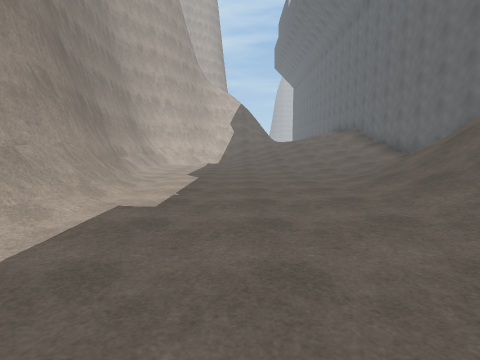
view 1 (above)

16 first-person views from a walk through a scene from a Unity 3-D project. The camera is 1.5 m above the floor, tilts 6° down and sees 80° across. The floor is counted in squares, 2 m on a side. Each view is taken from the middle of a square. On the plan, view 1 faces up. The plan holds only what a view shows up to about 10 squares ahead; the rest is blank. The place goes on beyond the plan. Surface patterns are stand-ins for the level's own textures.

view 2
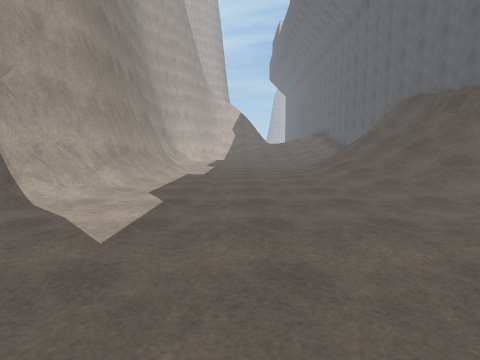

view 3
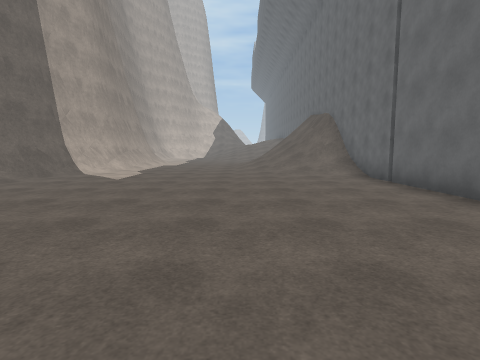

view 4
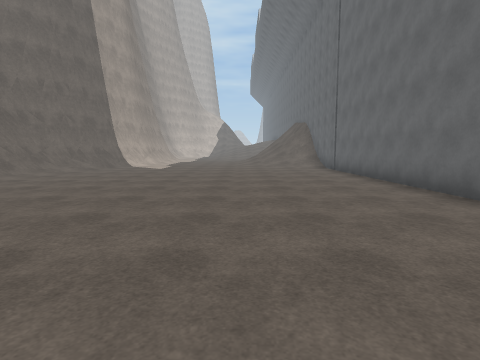

view 5
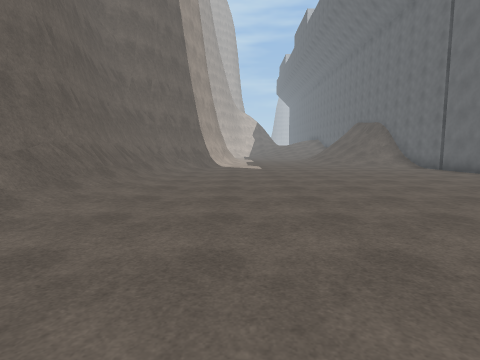

view 6
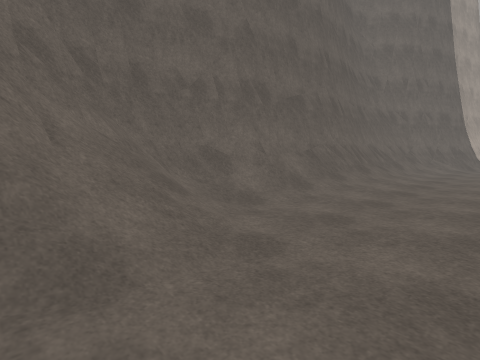

view 7
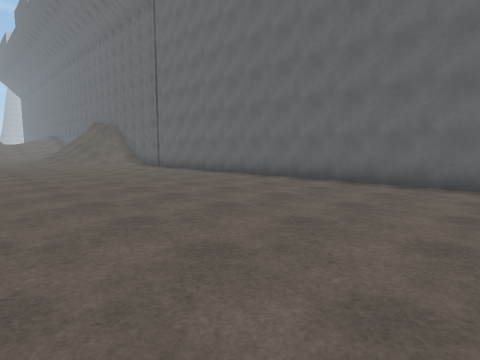

view 8
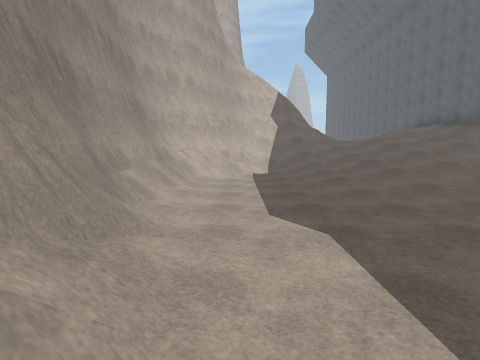

view 9
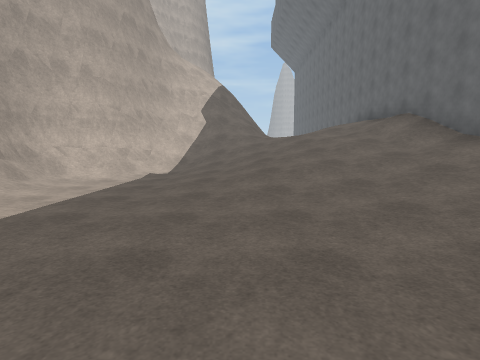

view 10
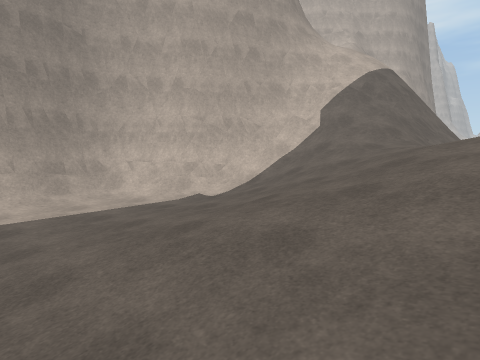

view 11
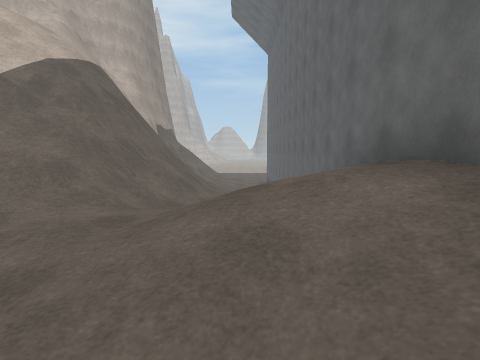

view 12
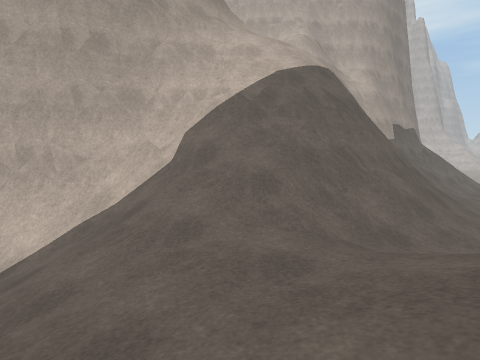

view 13
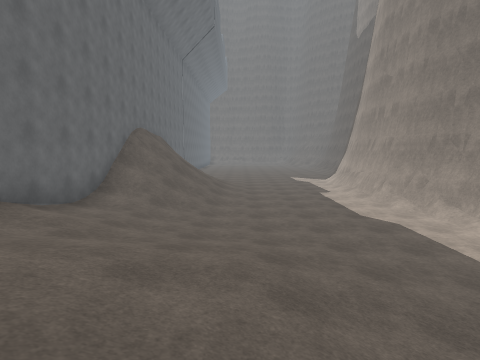

view 14
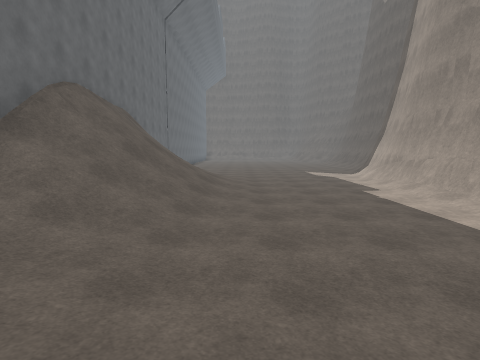

view 15
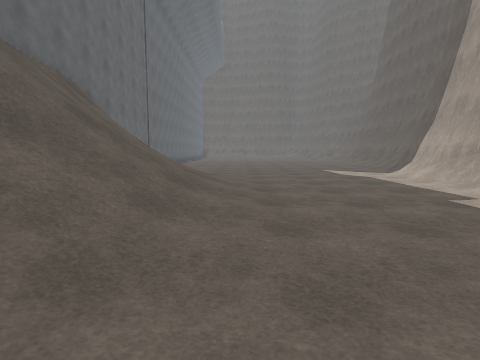

view 16
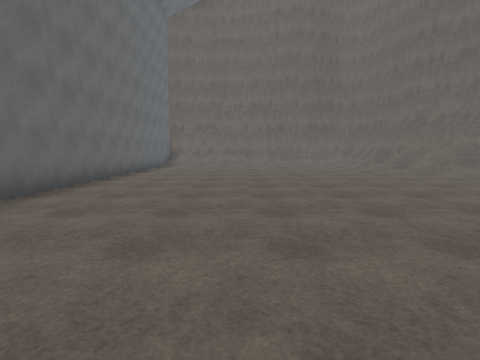

### Floor plan
Key: @ floor where view 1 was taken; # wall or solid block; . floor; / step, stairs or slope; = window, fence, low wall or low ledge.
Columns run from 6 left of view 1 to 6 right of it. Each row starts with its distance up from view 1.
 21    ##  ##// #
 20    ######// #
 19    ###=///  #
 18     ##///// #
 17     #///////#
 16    ##///////#
 15   ##////////#
 14   #/////////#
 13   #/..//////#
 12   #/..//////#
 11   #/..//////#
 10   #/.../////#
  9   #/.....///#
  8   #/.....///#
  7   ##.....///#
  6    #/....///#
  5    #/...///=#
  4    #/...////#
  3    #/...////#
  2    #/...///##
  1    #....///=#
  0   ##..@..///#
 -1   #/......//#
 -2   #/......./#
 -3  ##.........#
 -4  #/.........#
 -5  #/.........#
 -6  #/.........#
 -7  #/.........#
 -8  #/.........#
 -9 ##/.........#
-10 #//.........#
-11 #/..........#
-12 #/..........#
-13 #//.........#
-14 #//.........#
-15 ###/........#

Positions as (right, up) in squares from view 1, and headings:
1: (0, 0), facing up
2: (0, -5), facing up
3: (2, -10), facing up
4: (2, -14), facing up
5: (-2, -14), facing up
6: (-2, -15), facing up-left
7: (-1, -15), facing up-right
8: (-2, 5), facing up
9: (1, 6), facing up
10: (4, 10), facing up-left
11: (4, 14), facing up
12: (4, 15), facing up-left
13: (2, 15), facing down
14: (2, 11), facing down
15: (2, 8), facing down
16: (2, -5), facing down
